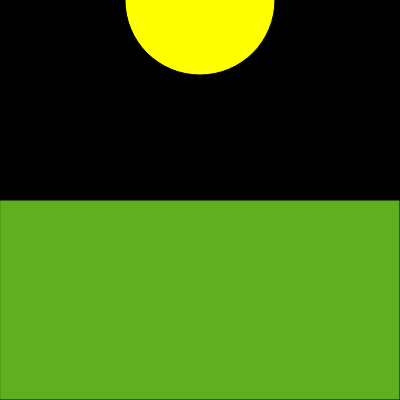
Frame 1 (no input)
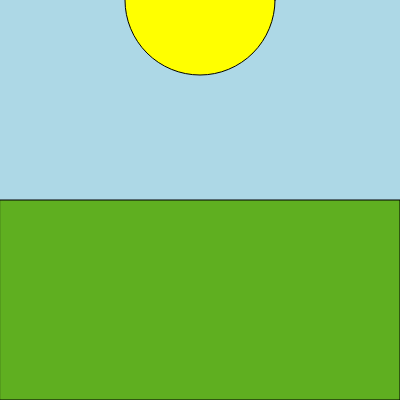
Frame 60 (no input)
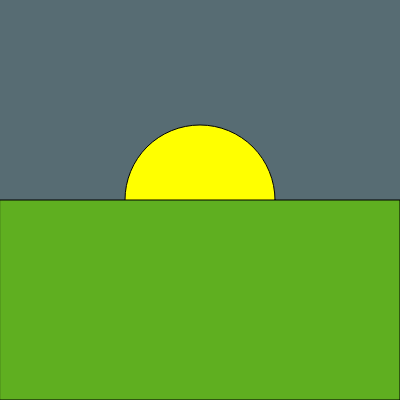
Frame 120 (the mouse pressed at the canvas centre since frame 60)

The p5.js sketch that drew these frames (run headless with seeded random() and noise() and a simulated clock; from frame 60 on, the mouse is pressed at the canvas centre):

// p5.js sketch
// ── sketch.js
let rojo=verde=azul=0;
let horizonte=300;
let sol=150;
let posx=200;

function setup() {
  createCanvas(400,400);
  mouseY=100;
}

function draw() {
  background(rojo,verde,azul);
  fill('yellow');
  circle(200,mouseY,sol);
  fill('rgb(95,175,32)');
  rect(0,200,400,200);
  if (mouseY<horizonte) {rojo=173-173*mouseY/400; verde=216-216*mouseY/400; azul=230-230*mouseY/400;}
  else {rojo=verde=azul=0;}
}
